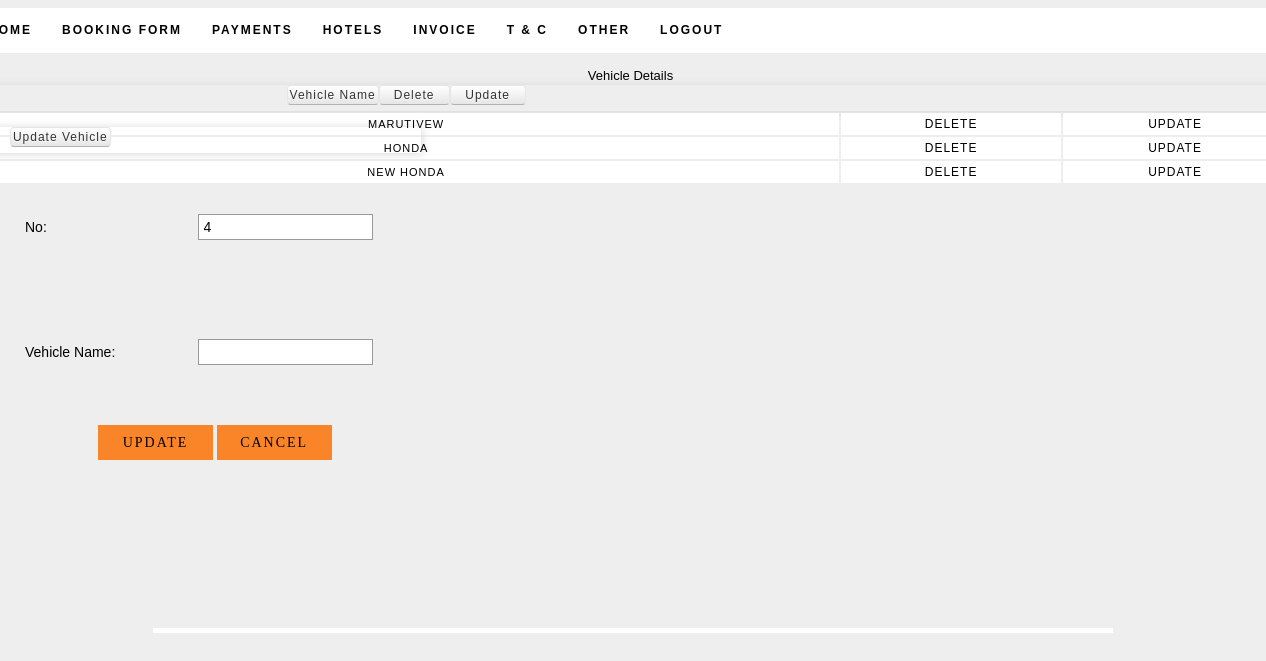
/holidays/upvehicle.php, run on the app's committed database.
### tables this page shows
CREATE TABLE IF NOT EXISTS `vehicle` (
  `v_id` int(11) NOT NULL AUTO_INCREMENT,
  `v_name` varchar(25) NOT NULL,
  PRIMARY KEY (`v_id`)
);

### holidays/upvehicle.php (the view, shortened to what this page needs)
<?php
$up=$_REQUEST['id_u'];
$qry_u="select * from vehicle where v_id='$up'";
$res_u=mysql_query($qry_u);
$row_u=mysql_fetch_array($res_u);
$qry_d="select * from vehicle";
$res_d=mysql_query($qry_d);
$count=mysql_num_rows($res_d);
?>
<html>
<head>
<link rel="stylesheet" href="../styles2.css" type="text/css" />
<link rel="stylesheet" type="text/css" href="../css/style.css" media="screen" />
</head>
<body>
<div id="container">
	 <div id="sub-header">
    	<?php
			include("include/p_header.php");
		?>
       	<br />
		<div class="quotation"><center>Vehicle Details</center></div>
        <div>
        <br />
        <table class="detail">
        <tr class="menu_header">
        <td>Vehicle Name</td>
        <td width="65">Delete</td>
        <td width="70">Update</td>
        </tr>
        <?php
		while($row_d=mysql_fetch_array($res_d))
		{
			echo "<tr class='pagi'>";
			echo "<td>";
			echo $row_d[1];
			echo "</td>";
			echo "<td class='print'>";
			echo "<a href='addvehicle.php?id_d=$row_d[0]'>Delete</a>";
			echo "</td>";
			echo "<td class='print'>";
			echo "<a href='upvehicle.php?id=$row_d[0]'>Update</a>";
			echo "</td>";
			echo "</tr>";
		}
		?>
        </table>
        <form name="form1" action="" method="post">
        <table class="pay">
        <tr class="menu_header"><td colspan="2">Update Vehicle</td></tr>
        <tr>
        <td class="l_form">No:</td>
        <td><input id="ename" type="text" readonly class="q_in" value="<?php echo $count+1; ?>"></td>
        </tr>
        <td class="l_form">Vehicle Name:</td>
        <td><input type="text" name="t1" class="q_in" value="<?php echo "$row_u[1]";?>"></td>
        </table>
        <div class="pay_button">
         <input name="e_add" class="formbutton" value=" Update " type="submit" onClick="javascript:return validateMyForm();" />
         <input name="e_can" class="formbutton" value="Cancel" type="submit" />
        </div>
        </form>
    </div>
    </div>
    </div>
 <div id="footer">
    </div>
</body>
</html>

### styles2.css (style rules this page uses)
body { margin:0; padding:0; font-family: Verdana, Geneva, sans-serif; font-size: 13px; color: #000; background-color:#EEEEEE; }
.print a { padding:2px 4px 2px 4px; color:#000; text-decoration:none; font-size:12px; }
* { margin:0; padding:0; }
a { color: #F97B27; }
form input, form select, form textarea { padding: 5px; color: #333333; border: 1px solid #ddd; border-right:1px solid #ccc; border-bottom:1px solid #ccc; background-color:#fff; font-family: Arial, Helvetica, sans-serif; font-size: 13px; }
form input.formbutton { color: #000; padding: 6px 8px; font-size: 14px; letter-spacing:2px; font-family: Arial, Helvetica, sans-serif; text-decoration: none; text-transform: uppercase; background: #FA8529; border: none; width:115px; height:35px; overflow: visible; font-family: Lucida Grande; }
#container { width: 960px; background-color:#FFF; margin: 0 auto; padding: 0px; }
div#sub-header { margin-top:8px; margin-bottom:5px; margin-left:-180px; width:1315px; height:620px; background-color:#EEEEEE; }
#footer { margin:0 auto; padding: 30px 5px 0; }
.l_form { font-size:12px; color:#000; border:none; }
.q_in { width:175px; height:26px; border:1px solid #999; background-color:#FFF; font-size:14px; color:#000 }
.pagi td { height:22px; color:#000; text-align:center; font-size:11px; letter-spacing:1px; text-transform:uppercase; background:#FFF; }
.pay { width:450px; height:280px; color:#000; margin-top:-60px; }
.pay td { padding-top:20px; padding-left:50px; color:#000; font-size:14px; }
.detail { width:1318px; margin-top:-15px; margin-left:-2px; }
.pay_button { margin-top:20px; margin-left:125px; }
.menu_header { height:26px; font-size:12px; letter-spacing:1px; text-align:center; color: #000; box-shadow: 1px 1px 10px #d6d7d9; }
.menu_header td { display: inline-block; *display: inline; padding: 2px 2px 2px; margin-bottom: 0; font-size: 12px; color: #333333; text-align: center; text-shadow: 0 1px 1px rgba(255, 255, 255, 0.75); vertical-align: middle; cursor: pointer; background-color: #f5f5f5; *background-color: #e6e6e6; background-image: -ms-linear-gradient(top, #ffffff, #e6e6e6); background-image: -webkit-gradient(linear, 0 0, 0 100%, from(#ffffff), to(#e6e6e6)); background-image: -webkit-linear-gradient(top, #ffffff, #e6e6e6); background-image: -o-linear-gradient(top, #ffffff, #e6e6e6); background-image: linear-gradient(top, #ffffff, #e6e6e6); background-image: -moz-linear-gradient(top, #ffffff, #e6e6e6); background-repeat: repeat-x; border: 1px solid #cccccc; *border: 0; border-color: rgba(0, 0, 0, 0.1) rgba(0, 0, 0, 0.1) rgba(0, 0, 0, 0.25); border-color: #e6e6e6 #e6e6e6 #bfbfbf; border-bottom-color: #b3b3b3; -webkit-border-radius: 4px; -moz-border-radius: 4px; border-radius: 4px; }

### data on the page
vehicle: v_name "MARUTIVEW"
vehicle: v_name "HONDA"
vehicle: v_name "NEW HONDA"
